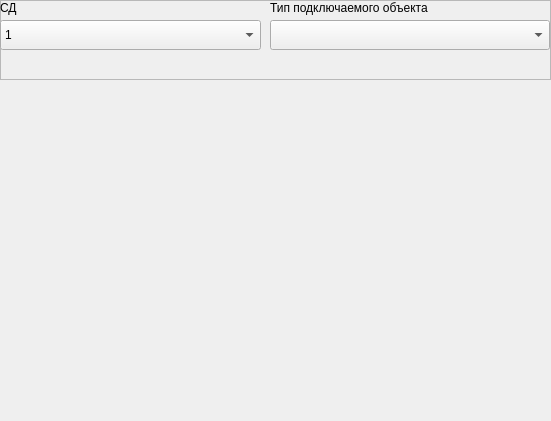
<?xml version="1.0" encoding="UTF-8"?>
<ui version="4.0">
 <class>Widget_SD_BL_IP</class>
 <widget class="QWidget" name="Widget_SD_BL_IP">
  <property name="geometry">
   <rect>
    <x>0</x>
    <y>0</y>
    <width>551</width>
    <height>421</height>
   </rect>
  </property>
  <property name="sizePolicy">
   <sizepolicy hsizetype="Expanding" vsizetype="Expanding">
    <horstretch>0</horstretch>
    <verstretch>0</verstretch>
   </sizepolicy>
  </property>
  <property name="windowTitle">
   <string>Form</string>
  </property>
  <widget class="QFrame" name="frame">
   <property name="geometry">
    <rect>
     <x>0</x>
     <y>0</y>
     <width>551</width>
     <height>80</height>
    </rect>
   </property>
   <property name="frameShape">
    <enum>QFrame::StyledPanel</enum>
   </property>
   <property name="frameShadow">
    <enum>QFrame::Raised</enum>
   </property>
   <widget class="QLabel" name="label_65">
    <property name="geometry">
     <rect>
      <x>0</x>
      <y>0</y>
      <width>47</width>
      <height>16</height>
     </rect>
    </property>
    <property name="text">
     <string>СД</string>
    </property>
   </widget>
   <widget class="QComboBox" name="Num2">
    <property name="geometry">
     <rect>
      <x>0</x>
      <y>20</y>
      <width>261</width>
      <height>30</height>
     </rect>
    </property>
    <item>
     <property name="text">
      <string>1</string>
     </property>
    </item>
    <item>
     <property name="text">
      <string>2</string>
     </property>
    </item>
    <item>
     <property name="text">
      <string>3</string>
     </property>
    </item>
    <item>
     <property name="text">
      <string>4</string>
     </property>
    </item>
    <item>
     <property name="text">
      <string>5</string>
     </property>
    </item>
    <item>
     <property name="text">
      <string>6</string>
     </property>
    </item>
    <item>
     <property name="text">
      <string>7</string>
     </property>
    </item>
    <item>
     <property name="text">
      <string>8</string>
     </property>
    </item>
   </widget>
   <widget class="QComboBox" name="OutType">
    <property name="geometry">
     <rect>
      <x>270</x>
      <y>20</y>
      <width>280</width>
      <height>30</height>
     </rect>
    </property>
   </widget>
   <widget class="QLabel" name="label_112">
    <property name="geometry">
     <rect>
      <x>270</x>
      <y>0</y>
      <width>221</width>
      <height>16</height>
     </rect>
    </property>
    <property name="text">
     <string>Тип подключаемого объекта</string>
    </property>
   </widget>
  </widget>
 </widget>
 <resources/>
 <connections/>
</ui>
